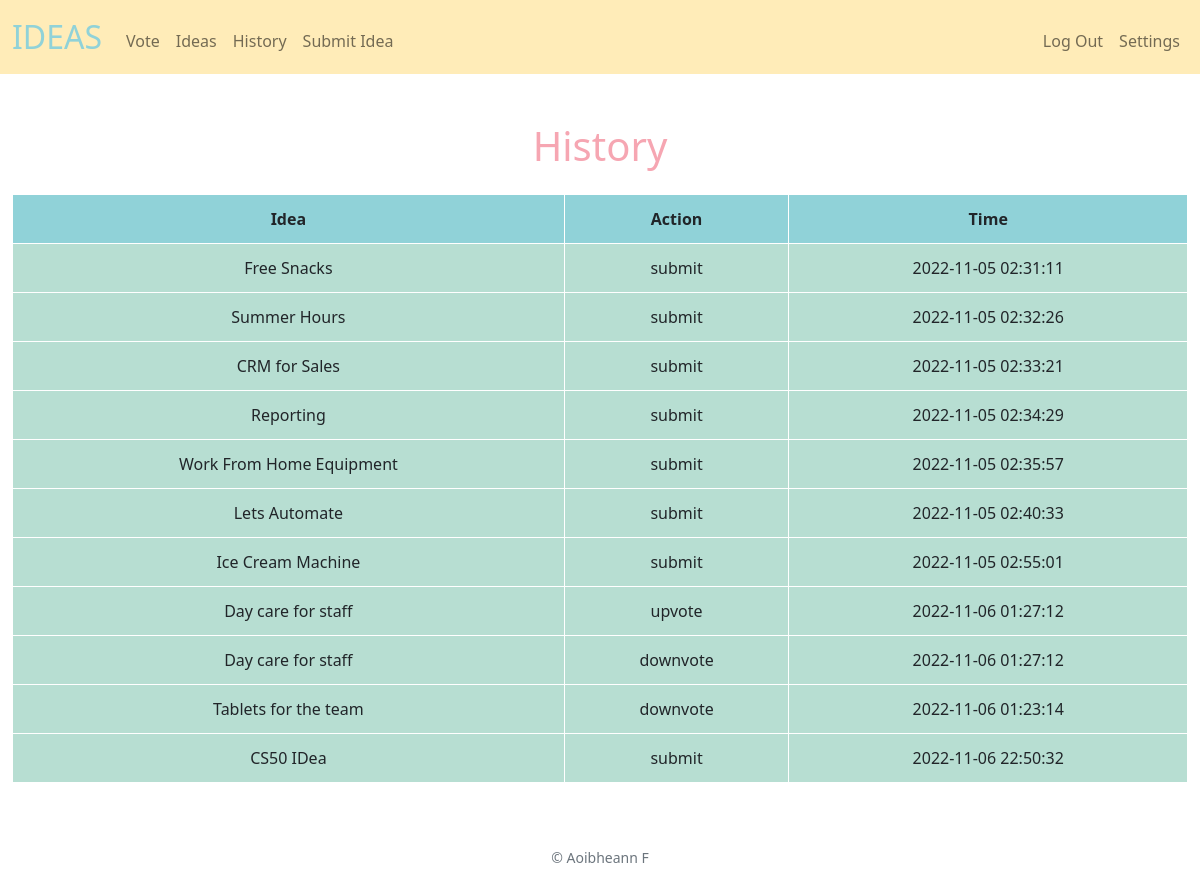
Screenshot of /history (signed in) with the database file from the repository.
### tables this page shows
CREATE TABLE 'ideas' (idea_id INTEGER PRIMARY KEY AUTOINCREMENT, title TEXT NOT NULL, notes TEXT NOT NULL, user_id INTEGER, upvotes INTEGER DEFAULT 0, downvotes INTEGER DEFAULT 0, stage TEXT,'time' DATETIME NOT NULL DEFAULT CURRENT_TIMESTAMP, company TEXT);

### app.py (the view)
@app.route("/history")
@login_required
def history():
    user_id = session.get("user_id")
    ideas = db.execute(
        "SELECT DISTINCT(ideas.title), ideas.time, actions.action FROM ideas JOIN actions ON ideas.idea_id = actions.idea_id WHERE ideas.user_id = ?",
        user_id)
    return render_template("history.html", ideas=ideas)

### app.py (called while the page is built)
@app.after_request
def after_request(response):
    response.headers["Cache-Control"] = "no-cache, no-store, must-revalidate"
    response.headers["Expires"] = 0
    response.headers["Pragma"] = "no-cache"
    return response

### helpers.py (called while the page is built)
def login_required(f):
    @wraps(f)
    def decorated_function(*args, **kwargs):
        if session.get("user_id") is None:
            return redirect("/login")
        return f(*args, **kwargs)
    return decorated_function

### templates/history.html (shortened to what this page needs)
{% extends "layout.html" %}
{% block main %}
<h1 class="mb-4" style="color:#f6a6b2;">History</h1>
    <table action="/history">
         <thead>
            <tr>
                <th>Idea</th>
                <th>Action</th>
                <th>Time</th>
            </tr>
        </thead>
        <tbody>
            {% for idea in ideas %}
                <tr>
                    <td>{{ idea.title }}</td>
                    <td>{{ idea.action }}</td>
                    <td>{{ idea.time }}</td>
                </tr>
            {% endfor %}
        </tbody>
    </table>
{% endblock %}

### static/styles.css (style rules this page uses)
table { background-color: #90d2d8; margin-bottom: 1rem; width: 100%; }
table th { padding: 0.75rem; vertical-align: middle; border: 1px solid white; background-color: #90d2d8; }
table td { padding: 0.75rem; vertical-align: middle; border: 1px solid white; background-color: #b7ded2; }

### rows the page displays
ideas: title "Summer Hours", action "submit", time "2022-11-05 02:32:26"
ideas: title "Day care for staff", action "upvote", time "2022-11-06 01:27:12", action "downvote"
ideas: title "Tablets for the team", action "downvote", time "2022-11-06 01:23:14"

### other values shown
{{ idea.title }} "Free Snacks" "CRM for Sales" "Reporting" "Work From Home Equipment" "Lets Automate" "Ice Cream Machine" "CS50 IDea"
{{ idea.action }} "submit" "submit" "submit" "submit" "submit" "submit" "submit"
{{ idea.time }} "2022-11-05 02:31:11" "2022-11-05 02:33:21" "2022-11-05 02:34:29" "2022-11-05 02:35:57" "2022-11-05 02:40:33" "2022-11-05 02:55:01" "2022-11-06 22:50:32"
